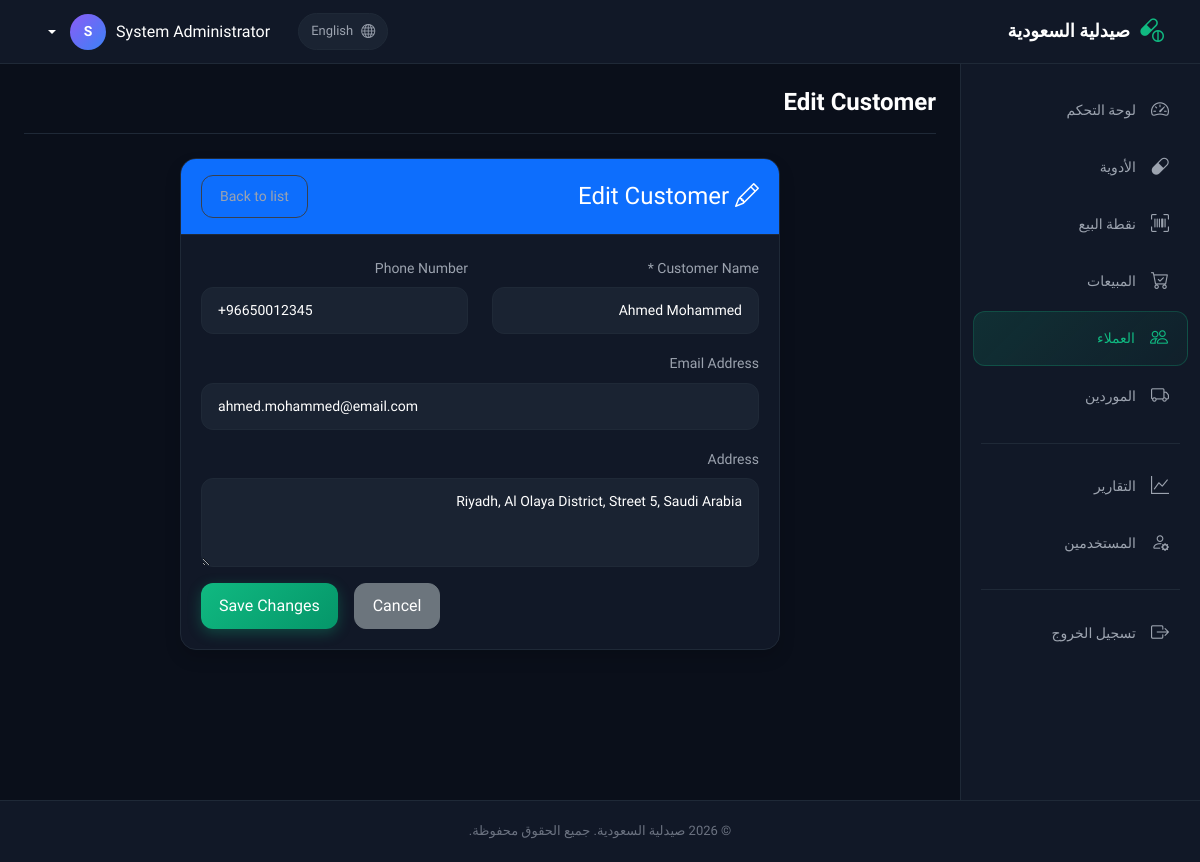
The app's page /modules/customers/edit.php?id=3 (signed in) with its own data.
### tables this page shows
CREATE TABLE `customers` (
  `customer_id` int(11) NOT NULL,
  `customer_name` varchar(100) NOT NULL,
  `phone` varchar(20) DEFAULT NULL,
  `email` varchar(100) DEFAULT NULL,
  `address` text DEFAULT NULL,
  `created_at` timestamp NOT NULL DEFAULT current_timestamp(),
  `loyalty_points` int(11) DEFAULT 0,
  `total_purchases` decimal(10,2) DEFAULT 0.00,
  `last_purchase_date` date DEFAULT NULL
);

### modules/customers/edit.php (the view, shortened to what this page needs)
<?php
$database = new Database();
$db = $database->getConnection();
$customer_id = isset($_GET['id']) ? intval($_GET['id']) : 0;
$stmt = $db->prepare("SELECT * FROM customers WHERE customer_id = ? LIMIT 1");
$stmt->execute([$customer_id]);
$customer = $stmt->fetch(PDO::FETCH_ASSOC);
include '../../includes/header.php';
?>
<div class="row justify-content-center">
    <div class="col-lg-8">
        <div class="card shadow">
            <div class="card-header bg-primary text-white d-flex justify-content-between align-items-center">
                <h4 class="mb-0"><i class="bi bi-pencil"></i> Edit Customer</h4>
                <a href="index.php" class="btn btn-sm btn-outline-light">Back to list</a>
            </div>
            <div class="card-body">
                <form method="POST" action="">
                    <div class="row">
                        <div class="col-md-6 mb-3">
                            <label for="customer_name" class="form-label">Customer Name *</label>
                            <input type="text" class="form-control" id="customer_name" name="customer_name"
                                value="<?php echo htmlspecialchars($_POST['customer_name'] ?? $customer['customer_name']); ?>" required>
                        </div>
                        <div class="col-md-6 mb-3">
                            <label for="phone" class="form-label">Phone Number</label>
                            <input type="tel" class="form-control" id="phone" name="phone"
                                value="<?php echo htmlspecialchars($_POST['phone'] ?? $customer['phone']); ?>">
                        </div>
                    </div>
                    <div class="mb-3">
                        <label for="email" class="form-label">Email Address</label>
                        <input type="email" class="form-control" id="email" name="email"
                            value="<?php echo htmlspecialchars($_POST['email'] ?? $customer['email']); ?>">
                    </div>
                    <div class="mb-3">
                        <label for="address" class="form-label">Address</label>
                        <textarea class="form-control" id="address" name="address" rows="3"><?php echo htmlspecialchars($_POST['address'] ?? $customer['address']); ?></textarea>
                    </div>
                    <div class="d-grid gap-2 d-md-flex justify-content-md-end">
                        <a href="index.php" class="btn btn-secondary me-md-2">Cancel</a>
                        <button type="submit" class="btn btn-primary">Save Changes</button>
                    </div>
                </form>
            </div>
        </div>
    </div>
</div>
<?php include '../../includes/footer.php'; ?>

### assets/css/style.css (style rules this page uses)
:root { --bg-primary: #0a0f1a; --bg-secondary: #111827; --bg-tertiary: #1a2332; --bg-hover: #242d3d; --border-color: #1f2937; --border-light: #374151; --text-primary: #ffffff; --text-secondary: #9ca3af; --text-muted: #6b7280; --accent-green: #10b981; --accent-green-hover: #059669; --accent-blue: #3b82f6; --accent-yellow: #f59e0b; --accent-red: #ef4444; --accent-purple: #8b5cf6; --sidebar-width: 240px; --navbar-height: 64px; --radius-sm: 8px; --radius-md: 12px; --radius-lg: 16px; --shadow-sm: 0 1px 2px rgba(0, 0, 0, 0.3); --shadow-md: 0 4px 12px rgba(0, 0, 0, 0.3); --shadow-lg: 0 10px 30px rgba(0, 0, 0, 0.4); }
* { margin: 0; padding: 0; box-sizing: border-box; }
body { font-family: 'Tajawal', -apple-system, BlinkMacSystemFont, 'Segoe UI', sans-serif; background: var(--bg-primary); color: var(--text-primary); min-height: 100vh; line-height: 1.6; }
a { color: var(--accent-blue); text-decoration: none; transition: color 0.2s; }
.card { background: var(--bg-secondary); border: 1px solid var(--border-color); border-radius: var(--radius-lg); box-shadow: var(--shadow-sm); overflow: hidden; }
.card-header { background: transparent; border-bottom: 1px solid var(--border-color); padding: 16px 20px; display: flex; align-items: center; justify-content: space-between; }
.card-body { padding: 20px; }
.btn { border-radius: var(--radius-md); font-weight: 500; padding: 10px 18px; transition: all 0.2s; display: inline-flex; align-items: center; gap: 8px; }
.btn-primary { background: linear-gradient(135deg, var(--accent-green), var(--accent-green-hover)); border: none; color: white; box-shadow: 0 4px 14px rgba(16, 185, 129, 0.3); }
.btn-outline-light { border: 1px solid var(--border-light); color: var(--text-secondary); background: transparent; }
.form-control, .form-select { background: var(--bg-tertiary); border: 1px solid var(--border-color); color: var(--text-primary); border-radius: var(--radius-md); padding: 12px 16px; font-size: 14px; transition: all 0.2s; }
.form-control::placeholder { color: var(--text-muted); }
.form-label { font-weight: 500; color: var(--text-secondary); margin-bottom: 8px; font-size: 14px; }

### records on screen
customers: customer_name "Ahmed Mohammed", phone "+96650012345", email "ahmed.mohammed@email.com", address "Riyadh, Al Olaya District, Street 5, Saudi Arabia"

### other values on screen
__('site_name') "صيدلية السعودية"
$other_lang_name "English"
$user_full_name "System Administrator"
mb_substr($user_full_name, 0, 1) "S"
__('nav_dashboard') "لوحة التحكم"
__('nav_medicines') "الأدوية"
__('nav_pos') "نقطة البيع"
__('nav_sales') "المبيعات"
__('nav_customers') "العملاء"
__('nav_suppliers') "الموردين"
__('nav_reports') "التقارير"
__('nav_users') "المستخدمين"
__('logout') "تسجيل الخروج"
$page_title "Edit Customer"
__('all_rights_reserved') "جميع الحقوق محفوظة"
